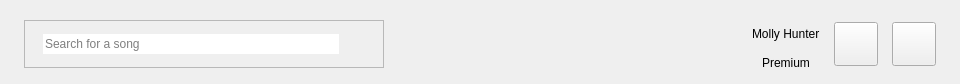
<?xml version="1.0" encoding="UTF-8"?>
<ui version="4.0">
 <class>TopBar</class>
 <widget class="QWidget" name="topBarRoot">
  <property name="geometry"><rect><x>0</x><y>0</y><width>960</width><height>84</height></rect></property>
  <layout class="QHBoxLayout" name="topBarLayout">
   <property name="leftMargin"><number>24</number></property>
   <property name="topMargin"><number>16</number></property>
   <property name="rightMargin"><number>24</number></property>
   <property name="bottomMargin"><number>12</number></property>
   <property name="spacing"><number>14</number></property>
   <item>
    <widget class="QFrame" name="searchFrame">
     <property name="minimumSize"><size><width>360</width><height>48</height></size></property>
     <property name="maximumSize"><size><width>470</width><height>48</height></size></property>
     <property name="frameShape"><enum>QFrame::StyledPanel</enum></property>
     <layout class="QHBoxLayout" name="searchLayout">
      <property name="leftMargin"><number>18</number></property>
      <property name="topMargin"><number>0</number></property>
      <property name="rightMargin"><number>16</number></property>
      <property name="bottomMargin"><number>0</number></property>
      <property name="spacing"><number>10</number></property>
      <item>
       <widget class="QLineEdit" name="searchEdit">
        <property name="frame"><bool>false</bool></property>
        <property name="placeholderText"><string>Search for a song</string></property>
       </widget>
      </item>
      <item>
       <widget class="QCustomQLabel" name="searchIcon">
        <property name="minimumSize"><size><width>18</width><height>18</height></size></property>
        <property name="maximumSize"><size><width>18</width><height>18</height></size></property>
        <property name="iconName" stdset="0"><string>search</string></property>
        <property name="text"><string/></property>
       </widget>
      </item>
     </layout>
    </widget>
   </item>
   <item>
    <spacer name="topSpacer">
     <property name="orientation"><enum>Qt::Horizontal</enum></property>
     <property name="sizeHint" stdset="0"><size><width>40</width><height>10</height></size></property>
    </spacer>
   </item>
   <item>
    <widget class="QCustomAvatar" name="userAvatar" native="true">
     <property name="minimumSize"><size><width>44</width><height>44</height></size></property>
     <property name="maximumSize"><size><width>44</width><height>44</height></size></property>
     <property name="text" stdset="0"><string>MH</string></property>
     <property name="showStatus" stdset="0"><bool>false</bool></property>
    </widget>
   </item>
   <item>
    <layout class="QVBoxLayout" name="userTextLayout">
     <property name="spacing"><number>2</number></property>
     <item>
      <widget class="QLabel" name="userName">
       <property name="text"><string>Molly Hunter</string></property>
      </widget>
     </item>
     <item>
      <widget class="QLabel" name="planBadge">
       <property name="minimumSize"><size><width>0</width><height>18</height></size></property>
       <property name="maximumSize"><size><width>72</width><height>18</height></size></property>
       <property name="alignment"><set>Qt::AlignCenter</set></property>
       <property name="text"><string>Premium</string></property>
      </widget>
     </item>
    </layout>
   </item>
   <item>
    <widget class="QCustomQPushButton" name="heartBtn">
     <property name="minimumSize"><size><width>44</width><height>44</height></size></property>
     <property name="maximumSize"><size><width>44</width><height>44</height></size></property>
     <property name="cursor"><cursorShape>PointingHandCursor</cursorShape></property>
     <property name="text"><string/></property>
     <property name="iconName" stdset="0"><string>heart</string></property>
     <property name="iconSize"><size><width>19</width><height>19</height></size></property>
    </widget>
   </item>
   <item>
    <widget class="QCustomQPushButton" name="settingsBtn">
     <property name="minimumSize"><size><width>44</width><height>44</height></size></property>
     <property name="maximumSize"><size><width>44</width><height>44</height></size></property>
     <property name="cursor"><cursorShape>PointingHandCursor</cursorShape></property>
     <property name="text"><string/></property>
     <property name="iconName" stdset="0"><string>settings</string></property>
     <property name="iconSize"><size><width>19</width><height>19</height></size></property>
    </widget>
   </item>
  </layout>
 </widget>
 <customwidgets>
  <customwidget><class>QCustomAvatar</class><extends>QWidget</extends><header>Custom_Widgets.QCustomAvatar</header></customwidget>
  <customwidget><class>QCustomQPushButton</class><extends>QPushButton</extends><header>Custom_Widgets.QCustomQPushButton</header></customwidget>
  <customwidget><class>QCustomQLabel</class><extends>QLabel</extends><header>Custom_Widgets.QCustomQLabel</header></customwidget>
 </customwidgets>
 <connections/>
</ui>
